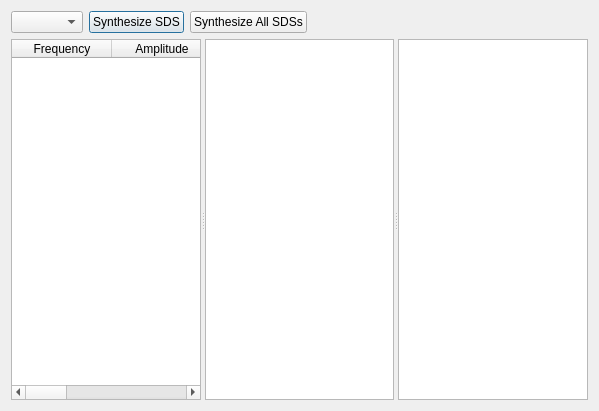
<?xml version="1.0" encoding="UTF-8"?>
<ui version="4.0">
 <class>Dialog</class>
 <widget class="QDialog" name="Dialog">
  <property name="geometry">
   <rect>
    <x>0</x>
    <y>0</y>
    <width>599</width>
    <height>411</height>
   </rect>
  </property>
  <property name="windowTitle">
   <string>Dialog</string>
  </property>
  <layout class="QVBoxLayout" name="verticalLayout_4">
   <item>
    <layout class="QHBoxLayout" name="selection_layout">
     <item>
      <widget class="QComboBox" name="response_selector"/>
     </item>
     <item>
      <widget class="QPushButton" name="synthesize_current_button">
       <property name="text">
        <string>Synthesize SDS</string>
       </property>
      </widget>
     </item>
     <item>
      <widget class="QPushButton" name="synthesize_all_button">
       <property name="text">
        <string>Synthesize All SDSs</string>
       </property>
      </widget>
     </item>
     <item>
      <spacer name="selection_spacer">
       <property name="orientation">
        <enum>Qt::Horizontal</enum>
       </property>
       <property name="sizeHint" stdset="0">
        <size>
         <width>40</width>
         <height>20</height>
        </size>
       </property>
      </spacer>
     </item>
    </layout>
   </item>
   <item>
    <widget class="QSplitter" name="splitter">
     <property name="orientation">
      <enum>Qt::Horizontal</enum>
     </property>
     <widget class="QWidget" name="verticalLayoutWidget">
      <layout class="QVBoxLayout" name="table_layout">
       <item>
        <widget class="QTableWidget" name="sds_table">
         <column>
          <property name="text">
           <string>Frequency</string>
          </property>
         </column>
         <column>
          <property name="text">
           <string>Amplitude</string>
          </property>
         </column>
         <column>
          <property name="text">
           <string>Delay</string>
          </property>
         </column>
         <column>
          <property name="text">
           <string>Decay</string>
          </property>
         </column>
        </widget>
       </item>
      </layout>
     </widget>
     <widget class="QWidget" name="verticalLayoutWidget_2">
      <layout class="QVBoxLayout" name="time_history_layout">
       <item>
        <widget class="PlotWidget" name="time_history_plot"/>
       </item>
      </layout>
     </widget>
     <widget class="QWidget" name="verticalLayoutWidget_3">
      <layout class="QVBoxLayout" name="srs_layout">
       <item>
        <widget class="PlotWidget" name="srs_plot"/>
       </item>
      </layout>
     </widget>
    </widget>
   </item>
  </layout>
 </widget>
 <customwidgets>
  <customwidget>
   <class>PlotWidget</class>
   <extends>QGraphicsView</extends>
   <header location="global">pyqtgraph</header>
  </customwidget>
 </customwidgets>
 <resources/>
 <connections/>
</ui>
